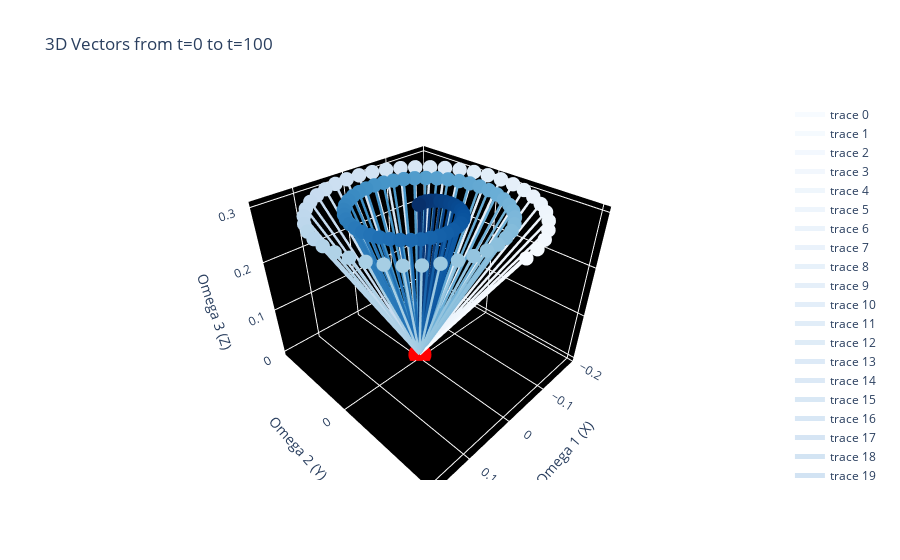

The notebook cell saved with this chart:
### Code cell
import pandas as pd
import numpy as np
import plotly.graph_objects as go
import matplotlib.pyplot as plt
from matplotlib.colors import to_hex

# Load data from CSV file
data = pd.read_csv('results.csv')
omega1 = data['omega1'].values  
omega2 = data['omega2'].values
omega3 = data['omega3'].values
t = data['t'].values

def interpolator(t_val):
    omega1_interp = np.interp(t_val, t, omega1)
    omega2_interp = np.interp(t_val, t, omega2)
    omega3_interp = np.interp(t_val, t, omega3)
    return omega1_interp, omega2_interp, omega3_interp

# Create a Plotly figure
fig = go.Figure()

# Generate a gradient of colors from dark blue to light blue
colors = [to_hex(plt.cm.Blues(i / 100)) for i in range(101)]

# Loop through t_val from 0 to 100 and plot every vector
for t_val in range(101):
    omega1_interp, omega2_interp, omega3_interp = interpolator(t_val)

    # Create a 3D vector from the interpolated values
    vector = np.array([omega1_interp, omega2_interp, omega3_interp])

    # Add a 3D scatter plot for the vector
    fig.add_trace(go.Scatter3d(
        x=[0, vector[0]], 
        y=[0, vector[1]], 
        z=[0, vector[2]], 
        mode='lines+markers',
        line=dict(color=colors[t_val], width=5),
        marker=dict(size=5, color=colors[t_val])
    ))

# Add the origin point in red
fig.add_trace(go.Scatter3d(
    x=[0], 
    y=[0], 
    z=[0], 
    mode='markers',
    marker=dict(size=8, color='red'),
    name='Origin'
))

# Set the layout of the plot with a beige background for the 3D scene
fig.update_layout(
    scene=dict(
        xaxis=dict(
            title='Omega 1 (X)',
            backgroundcolor='black',
            gridcolor='white',
            showbackground=True
        ),
        yaxis=dict(
            title='Omega 2 (Y)',
            backgroundcolor='black',
            gridcolor='white',
            showbackground=True
        ),
        zaxis=dict(
            title='Omega 3 (Z)',
            backgroundcolor='black',
            gridcolor='white',
            showbackground=True
        )
    ),
    title='3D Vectors from t=0 to t=100',
    paper_bgcolor='white',  # Set the outer background color to white
    plot_bgcolor='white'    # Set the inner background color to white
)

# Show the plot
fig.show()

### Figure 1 — Plotly figure (JSON) as saved in the notebook; plotly's stock layout.template omitted (floating-point values rounded to 4 significant figures)
{"data": [{"line": {"color": "#f7fbff", "width": 5}, "marker": {"color": "#f7fbff", "size": 5}, "mode": "lines+markers", "type": "scatter3d", "x": [0, 0], "y": [0, 0.2], "z": [0, 0.3]}, {"line": {"color": "#f5fafe", "width": 5}, "marker": {"color": "#f5fafe", "size": 5}, "mode": "lines+markers", "type": "scatter3d", "x": [0, -0.02974], "y": [0, 0.1968], "z": [0, 0.3]}, {"line": {"color": "#f3f8fe", "width": 5}, "marker": {"color": "#f3f8fe", "size": 5}, "mode": "lines+markers", "type": "scatter3d", "x": [0, -0.05851], "y": [0, 0.1891], "z": [0, 0.3]}, {"line": {"color": "#f2f7fd", "width": 5}, "marker": {"color": "#f2f7fd", "size": 5}, "mode": "lines+markers", "type": "scatter3d", "x": [0, -0.08568], "y": [0, 0.1774], "z": [0, 0.3]}, {"line": {"color": "#eff6fc", "width": 5}, "marker": {"color": "#eff6fc", "size": 5}, "mode": "lines+markers", "type": "scatter3d", "x": [0, -0.1106], "y": [0, 0.1617], "z": [0, 0.3]}, {"line": {"color": "#eef5fc", "width": 5}, "marker": {"color": "#eef5fc", "size": 5}, "mode": "lines+markers", "type": "scatter3d", "x": [0, -0.1329], "y": [0, 0.1426], "z": [0, 0.3]}, {"line": {"color": "#ebf3fb", "width": 5}, "marker": {"color": "#ebf3fb", "size": 5}, "mode": "lines+markers", "type": "scatter3d", "x": [0, -0.1519], "y": [0, 0.1205], "z": [0, 0.3]}, {"line": {"color": "#eaf2fb", "width": 5}, "marker": {"color": "#eaf2fb", "size": 5}, "mode": "lines+markers", "type": "scatter3d", "x": [0, -0.1673], "y": [0, 0.09597], "z": [0, 0.3]}, {"line": {"color": "#e7f1fa", "width": 5}, "marker": {"color": "#e7f1fa", "size": 5}, "mode": "lines+markers", "type": "scatter3d", "x": [0, -0.1788], "y": [0, 0.06951], "z": [0, 0.3]}, {"line": {"color": "#e5eff9", "width": 5}, "marker": {"color": "#e5eff9", "size": 5}, "mode": "lines+markers", "type": "scatter3d", "x": [0, -0.1862], "y": [0, 0.04178], "z": [0, 0.3]}, {"line": {"color": "#e3eef9", "width": 5}, "marker": {"color": "#e3eef9", "size": 5}, "mode": "lines+markers", "type": "scatter3d", "x": [0, -0.1893], "y": [0, 0.01342], "z": [0, 0.3]}, {"line": {"color": "#e1edf8", "width": 5}, "marker": {"color": "#e1edf8", "size": 5}, "mode": "lines+markers", "type": "scatter3d", "x": [0, -0.1881], "y": [0, -0.01493], "z": [0, 0.3]}, {"line": {"color": "#dfecf7", "width": 5}, "marker": {"color": "#dfecf7", "size": 5}, "mode": "lines+markers", "type": "scatter3d", "x": [0, -0.1827], "y": [0, -0.04263], "z": [0, 0.3]}, {"line": {"color": "#ddeaf7", "width": 5}, "marker": {"color": "#ddeaf7", "size": 5}, "mode": "lines+markers", "type": "scatter3d", "x": [0, -0.1733], "y": [0, -0.06906], "z": [0, 0.3]}, {"line": {"color": "#dce9f6", "width": 5}, "marker": {"color": "#dce9f6", "size": 5}, "mode": "lines+markers", "type": "scatter3d", "x": [0, -0.1601], "y": [0, -0.09364], "z": [0, 0.3]}, {"line": {"color": "#d9e8f5", "width": 5}, "marker": {"color": "#d9e8f5", "size": 5}, "mode": "lines+markers", "type": "scatter3d", "x": [0, -0.1435], "y": [0, -0.1158], "z": [0, 0.3]}, {"line": {"color": "#d8e7f5", "width": 5}, "marker": {"color": "#d8e7f5", "size": 5}, "mode": "lines+markers", "type": "scatter3d", "x": [0, -0.1238], "y": [0, -0.1352], "z": [0, 0.3]}, {"line": {"color": "#d6e5f4", "width": 5}, "marker": {"color": "#d6e5f4", "size": 5}, "mode": "lines+markers", "type": "scatter3d", "x": [0, -0.1016], "y": [0, -0.1512], "z": [0, 0.3]}, {"line": {"color": "#d3e4f3", "width": 5}, "marker": {"color": "#d3e4f3", "size": 5}, "mode": "lines+markers", "type": "scatter3d", "x": [0, -0.0774], "y": [0, -0.1637], "z": [0, 0.3]}, {"line": {"color": "#d2e3f3", "width": 5}, "marker": {"color": "#d2e3f3", "size": 5}, "mode": "lines+markers", "type": "scatter3d", "x": [0, -0.05175], "y": [0, -0.1724], "z": [0, 0.3]}, {"line": {"color": "#d0e1f2", "width": 5}, "marker": {"color": "#d0e1f2", "size": 5}, "mode": "lines+markers", "type": "scatter3d", "x": [0, -0.02524], "y": [0, -0.1771], "z": [0, 0.3]}, {"line": {"color": "#cee0f2", "width": 5}, "marker": {"color": "#cee0f2", "size": 5}, "mode": "lines+markers", "type": "scatter3d", "x": [0, 0.001495], "y": [0, -0.1778], "z": [0, 0.3]}, {"line": {"color": "#ccdff1", "width": 5}, "marker": {"color": "#ccdff1", "size": 5}, "mode": "lines+markers", "type": "scatter3d", "x": [0, 0.02786], "y": [0, -0.1744], "z": [0, 0.3]}, {"line": {"color": "#cadef0", "width": 5}, "marker": {"color": "#cadef0", "size": 5}, "mode": "lines+markers", "type": "scatter3d", "x": [0, 0.05327], "y": [0, -0.1672], "z": [0, 0.3]}, {"line": {"color": "#c8dcf0", "width": 5}, "marker": {"color": "#c8dcf0", "size": 5}, "mode": "lines+markers", "type": "scatter3d", "x": [0, 0.07716], "y": [0, -0.1564], "z": [0, 0.3]}, {"line": {"color": "#c6dbef", "width": 5}, "marker": {"color": "#c6dbef", "size": 5}, "mode": "lines+markers", "type": "scatter3d", "x": [0, 0.099], "y": [0, -0.1421], "z": [0, 0.3]}, {"line": {"color": "#c3daee", "width": 5}, "marker": {"color": "#c3daee", "size": 5}, "mode": "lines+markers", "type": "scatter3d", "x": [0, 0.1183], "y": [0, -0.1249], "z": [0, 0.3]}, {"line": {"color": "#bfd8ed", "width": 5}, "marker": {"color": "#bfd8ed", "size": 5}, "mode": "lines+markers", "type": "scatter3d", "x": [0, 0.1347], "y": [0, -0.1051], "z": [0, 0.3]}, {"line": {"color": "#bdd7ec", "width": 5}, "marker": {"color": "#bdd7ec", "size": 5}, "mode": "lines+markers", "type": "scatter3d", "x": [0, 0.1479], "y": [0, -0.0832], "z": [0, 0.3]}, {"line": {"color": "#b9d6ea", "width": 5}, "marker": {"color": "#b9d6ea", "size": 5}, "mode": "lines+markers", "type": "scatter3d", "x": [0, 0.1576], "y": [0, -0.05974], "z": [0, 0.3]}, {"line": {"color": "#b7d4ea", "width": 5}, "marker": {"color": "#b7d4ea", "size": 5}, "mode": "lines+markers", "type": "scatter3d", "x": [0, 0.1636], "y": [0, -0.03527], "z": [0, 0.3]}, {"line": {"color": "#b3d3e8", "width": 5}, "marker": {"color": "#b3d3e8", "size": 5}, "mode": "lines+markers", "type": "scatter3d", "x": [0, 0.1658], "y": [0, -0.01036], "z": [0, 0.3]}, {"line": {"color": "#b0d2e7", "width": 5}, "marker": {"color": "#b0d2e7", "size": 5}, "mode": "lines+markers", "type": "scatter3d", "x": [0, 0.1643], "y": [0, 0.01443], "z": [0, 0.3]}, {"line": {"color": "#add0e6", "width": 5}, "marker": {"color": "#add0e6", "size": 5}, "mode": "lines+markers", "type": "scatter3d", "x": [0, 0.1591], "y": [0, 0.03853], "z": [0, 0.3]}, {"line": {"color": "#a9cfe5", "width": 5}, "marker": {"color": "#a9cfe5", "size": 5}, "mode": "lines+markers", "type": "scatter3d", "x": [0, 0.1504], "y": [0, 0.06141], "z": [0, 0.3]}, {"line": {"color": "#a6cee4", "width": 5}, "marker": {"color": "#a6cee4", "size": 5}, "mode": "lines+markers", "type": "scatter3d", "x": [0, 0.1385], "y": [0, 0.08257], "z": [0, 0.3]}, {"line": {"color": "#a3cce3", "width": 5}, "marker": {"color": "#a3cce3", "size": 5}, "mode": "lines+markers", "type": "scatter3d", "x": [0, 0.1236], "y": [0, 0.1016], "z": [0, 0.3]}, {"line": {"color": "#a0cbe2", "width": 5}, "marker": {"color": "#a0cbe2", "size": 5}, "mode": "lines+markers", "type": "scatter3d", "x": [0, 0.1062], "y": [0, 0.118], "z": [0, 0.3]}, {"line": {"color": "#9cc9e1", "width": 5}, "marker": {"color": "#9cc9e1", "size": 5}, "mode": "lines+markers", "type": "scatter3d", "x": [0, 0.08672], "y": [0, 0.1315], "z": [0, 0.3]}, {"line": {"color": "#99c7e0", "width": 5}, "marker": {"color": "#99c7e0", "size": 5}, "mode": "lines+markers", "type": "scatter3d", "x": [0, 0.06557], "y": [0, 0.1418], "z": [0, 0.3]}, {"line": {"color": "#94c4df", "width": 5}, "marker": {"color": "#94c4df", "size": 5}, "mode": "lines+markers", "type": "scatter3d", "x": [0, 0.04329], "y": [0, 0.1487], "z": [0, 0.3]}, {"line": {"color": "#91c3de", "width": 5}, "marker": {"color": "#91c3de", "size": 5}, "mode": "lines+markers", "type": "scatter3d", "x": [0, 0.0204], "y": [0, 0.1523], "z": [0, 0.3]}, {"line": {"color": "#8cc0dd", "width": 5}, "marker": {"color": "#8cc0dd", "size": 5}, "mode": "lines+markers", "type": "scatter3d", "x": [0, -0.002561], "y": [0, 0.1523], "z": [0, 0.3]}, {"line": {"color": "#87bddc", "width": 5}, "marker": {"color": "#87bddc", "size": 5}, "mode": "lines+markers", "type": "scatter3d", "x": [0, -0.02507], "y": [0, 0.1489], "z": [0, 0.3]}, {"line": {"color": "#84bcdb", "width": 5}, "marker": {"color": "#84bcdb", "size": 5}, "mode": "lines+markers", "type": "scatter3d", "x": [0, -0.04663], "y": [0, 0.1422], "z": [0, 0.3]}, {"line": {"color": "#7fb9da", "width": 5}, "marker": {"color": "#7fb9da", "size": 5}, "mode": "lines+markers", "type": "scatter3d", "x": [0, -0.06675], "y": [0, 0.1325], "z": [0, 0.3]}, {"line": {"color": "#7cb7da", "width": 5}, "marker": {"color": "#7cb7da", "size": 5}, "mode": "lines+markers", "type": "scatter3d", "x": [0, -0.08501], "y": [0, 0.1199], "z": [0, 0.3]}, {"line": {"color": "#77b5d9", "width": 5}, "marker": {"color": "#77b5d9", "size": 5}, "mode": "lines+markers", "type": "scatter3d", "x": [0, -0.101], "y": [0, 0.1049], "z": [0, 0.3]}, {"line": {"color": "#74b3d8", "width": 5}, "marker": {"color": "#74b3d8", "size": 5}, "mode": "lines+markers", "type": "scatter3d", "x": [0, -0.1145], "y": [0, 0.08774], "z": [0, 0.3]}, {"line": {"color": "#6fb0d7", "width": 5}, "marker": {"color": "#6fb0d7", "size": 5}, "mode": "lines+markers", "type": "scatter3d", "x": [0, -0.1251], "y": [0, 0.06897], "z": [0, 0.3]}, {"line": {"color": "#6aaed6", "width": 5}, "marker": {"color": "#6aaed6", "size": 5}, "mode": "lines+markers", "type": "scatter3d", "x": [0, -0.1327], "y": [0, 0.04902], "z": [0, 0.3]}, {"line": {"color": "#68acd5", "width": 5}, "marker": {"color": "#68acd5", "size": 5}, "mode": "lines+markers", "type": "scatter3d", "x": [0, -0.1371], "y": [0, 0.02836], "z": [0, 0.3]}, {"line": {"color": "#64a9d3", "width": 5}, "marker": {"color": "#64a9d3", "size": 5}, "mode": "lines+markers", "type": "scatter3d", "x": [0, -0.1384], "y": [0, 0.007476], "z": [0, 0.3]}, {"line": {"color": "#61a7d2", "width": 5}, "marker": {"color": "#61a7d2", "size": 5}, "mode": "lines+markers", "type": "scatter3d", "x": [0, -0.1365], "y": [0, -0.01315], "z": [0, 0.3]}, {"line": {"color": "#5da5d1", "width": 5}, "marker": {"color": "#5da5d1", "size": 5}, "mode": "lines+markers", "type": "scatter3d", "x": [0, -0.1316], "y": [0, -0.03304], "z": [0, 0.3]}, {"line": {"color": "#5ba3d0", "width": 5}, "marker": {"color": "#5ba3d0", "size": 5}, "mode": "lines+markers", "type": "scatter3d", "x": [0, -0.1238], "y": [0, -0.05175], "z": [0, 0.3]}, {"line": {"color": "#57a0ce", "width": 5}, "marker": {"color": "#57a0ce", "size": 5}, "mode": "lines+markers", "type": "scatter3d", "x": [0, -0.1134], "y": [0, -0.06889], "z": [0, 0.3]}, {"line": {"color": "#549fcd", "width": 5}, "marker": {"color": "#549fcd", "size": 5}, "mode": "lines+markers", "type": "scatter3d", "x": [0, -0.1006], "y": [0, -0.08409], "z": [0, 0.3]}, {"line": {"color": "#519ccc", "width": 5}, "marker": {"color": "#519ccc", "size": 5}, "mode": "lines+markers", "type": "scatter3d", "x": [0, -0.08593], "y": [0, -0.09704], "z": [0, 0.3]}, {"line": {"color": "#4d99ca", "width": 5}, "marker": {"color": "#4d99ca", "size": 5}, "mode": "lines+markers", "type": "scatter3d", "x": [0, -0.06962], "y": [0, -0.1075], "z": [0, 0.3]}, {"line": {"color": "#4a98c9", "width": 5}, "marker": {"color": "#4a98c9", "size": 5}, "mode": "lines+markers", "type": "scatter3d", "x": [0, -0.05213], "y": [0, -0.1152], "z": [0, 0.3]}, {"line": {"color": "#4695c8", "width": 5}, "marker": {"color": "#4695c8", "size": 5}, "mode": "lines+markers", "type": "scatter3d", "x": [0, -0.03389], "y": [0, -0.1202], "z": [0, 0.3]}, {"line": {"color": "#4493c7", "width": 5}, "marker": {"color": "#4493c7", "size": 5}, "mode": "lines+markers", "type": "scatter3d", "x": [0, -0.01534], "y": [0, -0.1223], "z": [0, 0.3]}, {"line": {"color": "#4090c5", "width": 5}, "marker": {"color": "#4090c5", "size": 5}, "mode": "lines+markers", "type": "scatter3d", "x": [0, 0.003068], "y": [0, -0.1216], "z": [0, 0.3]}, {"line": {"color": "#3e8ec4", "width": 5}, "marker": {"color": "#3e8ec4", "size": 5}, "mode": "lines+markers", "type": "scatter3d", "x": [0, 0.02092], "y": [0, -0.1182], "z": [0, 0.3]}, {"line": {"color": "#3b8bc2", "width": 5}, "marker": {"color": "#3b8bc2", "size": 5}, "mode": "lines+markers", "type": "scatter3d", "x": [0, 0.03781], "y": [0, -0.1121], "z": [0, 0.3]}, {"line": {"color": "#3989c1", "width": 5}, "marker": {"color": "#3989c1", "size": 5}, "mode": "lines+markers", "type": "scatter3d", "x": [0, 0.05336], "y": [0, -0.1037], "z": [0, 0.3]}, {"line": {"color": "#3686c0", "width": 5}, "marker": {"color": "#3686c0", "size": 5}, "mode": "lines+markers", "type": "scatter3d", "x": [0, 0.06724], "y": [0, -0.09316], "z": [0, 0.3]}, {"line": {"color": "#3383be", "width": 5}, "marker": {"color": "#3383be", "size": 5}, "mode": "lines+markers", "type": "scatter3d", "x": [0, 0.07918], "y": [0, -0.08081], "z": [0, 0.3]}, {"line": {"color": "#3181bd", "width": 5}, "marker": {"color": "#3181bd", "size": 5}, "mode": "lines+markers", "type": "scatter3d", "x": [0, 0.08895], "y": [0, -0.067], "z": [0, 0.3]}, {"line": {"color": "#2e7ebc", "width": 5}, "marker": {"color": "#2e7ebc", "size": 5}, "mode": "lines+markers", "type": "scatter3d", "x": [0, 0.09637], "y": [0, -0.05209], "z": [0, 0.3]}, {"line": {"color": "#2c7cba", "width": 5}, "marker": {"color": "#2c7cba", "size": 5}, "mode": "lines+markers", "type": "scatter3d", "x": [0, 0.1013], "y": [0, -0.03648], "z": [0, 0.3]}, {"line": {"color": "#2979b9", "width": 5}, "marker": {"color": "#2979b9", "size": 5}, "mode": "lines+markers", "type": "scatter3d", "x": [0, 0.1038], "y": [0, -0.02057], "z": [0, 0.3]}, {"line": {"color": "#2676b8", "width": 5}, "marker": {"color": "#2676b8", "size": 5}, "mode": "lines+markers", "type": "scatter3d", "x": [0, 0.1038], "y": [0, -0.004735], "z": [0, 0.3]}, {"line": {"color": "#2373b6", "width": 5}, "marker": {"color": "#2373b6", "size": 5}, "mode": "lines+markers", "type": "scatter3d", "x": [0, 0.1014], "y": [0, 0.01063], "z": [0, 0.3]}, {"line": {"color": "#2070b4", "width": 5}, "marker": {"color": "#2070b4", "size": 5}, "mode": "lines+markers", "type": "scatter3d", "x": [0, 0.09678], "y": [0, 0.02517], "z": [0, 0.3]}, {"line": {"color": "#1f6eb3", "width": 5}, "marker": {"color": "#1f6eb3", "size": 5}, "mode": "lines+markers", "type": "scatter3d", "x": [0, 0.09008], "y": [0, 0.03855], "z": [0, 0.3]}, {"line": {"color": "#1c6bb0", "width": 5}, "marker": {"color": "#1c6bb0", "size": 5}, "mode": "lines+markers", "type": "scatter3d", "x": [0, 0.08155], "y": [0, 0.0505], "z": [0, 0.3]}, {"line": {"color": "#1b69af", "width": 5}, "marker": {"color": "#1b69af", "size": 5}, "mode": "lines+markers", "type": "scatter3d", "x": [0, 0.07148], "y": [0, 0.06075], "z": [0, 0.3]}, {"line": {"color": "#1966ad", "width": 5}, "marker": {"color": "#1966ad", "size": 5}, "mode": "lines+markers", "type": "scatter3d", "x": [0, 0.06018], "y": [0, 0.06912], "z": [0, 0.3]}, {"line": {"color": "#1764ab", "width": 5}, "marker": {"color": "#1764ab", "size": 5}, "mode": "lines+markers", "type": "scatter3d", "x": [0, 0.04799], "y": [0, 0.07548], "z": [0, 0.3]}, {"line": {"color": "#1561a9", "width": 5}, "marker": {"color": "#1561a9", "size": 5}, "mode": "lines+markers", "type": "scatter3d", "x": [0, 0.03526], "y": [0, 0.07973], "z": [0, 0.3]}, {"line": {"color": "#135fa7", "width": 5}, "marker": {"color": "#135fa7", "size": 5}, "mode": "lines+markers", "type": "scatter3d", "x": [0, 0.02234], "y": [0, 0.08186], "z": [0, 0.3]}, {"line": {"color": "#115ca5", "width": 5}, "marker": {"color": "#115ca5", "size": 5}, "mode": "lines+markers", "type": "scatter3d", "x": [0, 0.009575], "y": [0, 0.0819], "z": [0, 0.3]}, {"line": {"color": "#0e59a2", "width": 5}, "marker": {"color": "#0e59a2", "size": 5}, "mode": "lines+markers", "type": "scatter3d", "x": [0, -0.00269], "y": [0, 0.07995], "z": [0, 0.3]}, {"line": {"color": "#0d57a1", "width": 5}, "marker": {"color": "#0d57a1", "size": 5}, "mode": "lines+markers", "type": "scatter3d", "x": [0, -0.01414], "y": [0, 0.07616], "z": [0, 0.3]}, {"line": {"color": "#0a549e", "width": 5}, "marker": {"color": "#0a549e", "size": 5}, "mode": "lines+markers", "type": "scatter3d", "x": [0, -0.02451], "y": [0, 0.07071], "z": [0, 0.3]}, {"line": {"color": "#09529d", "width": 5}, "marker": {"color": "#09529d", "size": 5}, "mode": "lines+markers", "type": "scatter3d", "x": [0, -0.03353], "y": [0, 0.06384], "z": [0, 0.3]}, {"line": {"color": "#084f99", "width": 5}, "marker": {"color": "#084f99", "size": 5}, "mode": "lines+markers", "type": "scatter3d", "x": [0, -0.04102], "y": [0, 0.05583], "z": [0, 0.3]}, {"line": {"color": "#084d96", "width": 5}, "marker": {"color": "#084d96", "size": 5}, "mode": "lines+markers", "type": "scatter3d", "x": [0, -0.04682], "y": [0, 0.04699], "z": [0, 0.3]}, {"line": {"color": "#084a91", "width": 5}, "marker": {"color": "#084a91", "size": 5}, "mode": "lines+markers", "type": "scatter3d", "x": [0, -0.05084], "y": [0, 0.03763], "z": [0, 0.3]}, {"line": {"color": "#08488e", "width": 5}, "marker": {"color": "#08488e", "size": 5}, "mode": "lines+markers", "type": "scatter3d", "x": [0, -0.05302], "y": [0, 0.02809], "z": [0, 0.3]}, {"line": {"color": "#08458a", "width": 5}, "marker": {"color": "#08458a", "size": 5}, "mode": "lines+markers", "type": "scatter3d", "x": [0, -0.05338], "y": [0, 0.01871], "z": [0, 0.3]}, {"line": {"color": "#084285", "width": 5}, "marker": {"color": "#084285", "size": 5}, "mode": "lines+markers", "type": "scatter3d", "x": [0, -0.05199], "y": [0, 0.009846], "z": [0, 0.3]}, {"line": {"color": "#084082", "width": 5}, "marker": {"color": "#084082", "size": 5}, "mode": "lines+markers", "type": "scatter3d", "x": [0, -0.04896], "y": [0, 0.00182], "z": [0, 0.3]}, {"line": {"color": "#083c7d", "width": 5}, "marker": {"color": "#083c7d", "size": 5}, "mode": "lines+markers", "type": "scatter3d", "x": [0, -0.04444], "y": [0, -0.005035], "z": [0, 0.3]}, {"line": {"color": "#083a7a", "width": 5}, "marker": {"color": "#083a7a", "size": 5}, "mode": "lines+markers", "type": "scatter3d", "x": [0, -0.03863], "y": [0, -0.01039], "z": [0, 0.3]}, {"line": {"color": "#083776", "width": 5}, "marker": {"color": "#083776", "size": 5}, "mode": "lines+markers", "type": "scatter3d", "x": [0, -0.03173], "y": [0, -0.0139], "z": [0, 0.3]}, {"line": {"color": "#083573", "width": 5}, "marker": {"color": "#083573", "size": 5}, "mode": "lines+markers", "type": "scatter3d", "x": [0, -0.02392], "y": [0, -0.01509], "z": [0, 0.3]}, {"line": {"color": "#08326e", "width": 5}, "marker": {"color": "#08326e", "size": 5}, "mode": "lines+markers", "type": "scatter3d", "x": [0, -0.01513], "y": [0, -0.01308], "z": [0, 0.3]}, {"line": {"color": "#08306b", "width": 5}, "marker": {"color": "#08306b", "size": 5}, "mode": "lines+markers", "type": "scatter3d", "x": [0, -0.01513], "y": [0, -0.01308], "z": [0, 0.3]}, {"marker": {"color": "red", "size": 8}, "mode": "markers", "name": "Origin", "type": "scatter3d", "x": [0], "y": [0], "z": [0]}], "layout": {"paper_bgcolor": "white", "plot_bgcolor": "white", "scene": {"xaxis": {"backgroundcolor": "black", "gridcolor": "white", "showbackground": true, "title": {"text": "Omega 1 (X)"}}, "yaxis": {"backgroundcolor": "black", "gridcolor": "white", "showbackground": true, "title": {"text": "Omega 2 (Y)"}}, "zaxis": {"backgroundcolor": "black", "gridcolor": "white", "showbackground": true, "title": {"text": "Omega 3 (Z)"}}}, "title": {"text": "3D Vectors from t=0 to t=100"}}}
